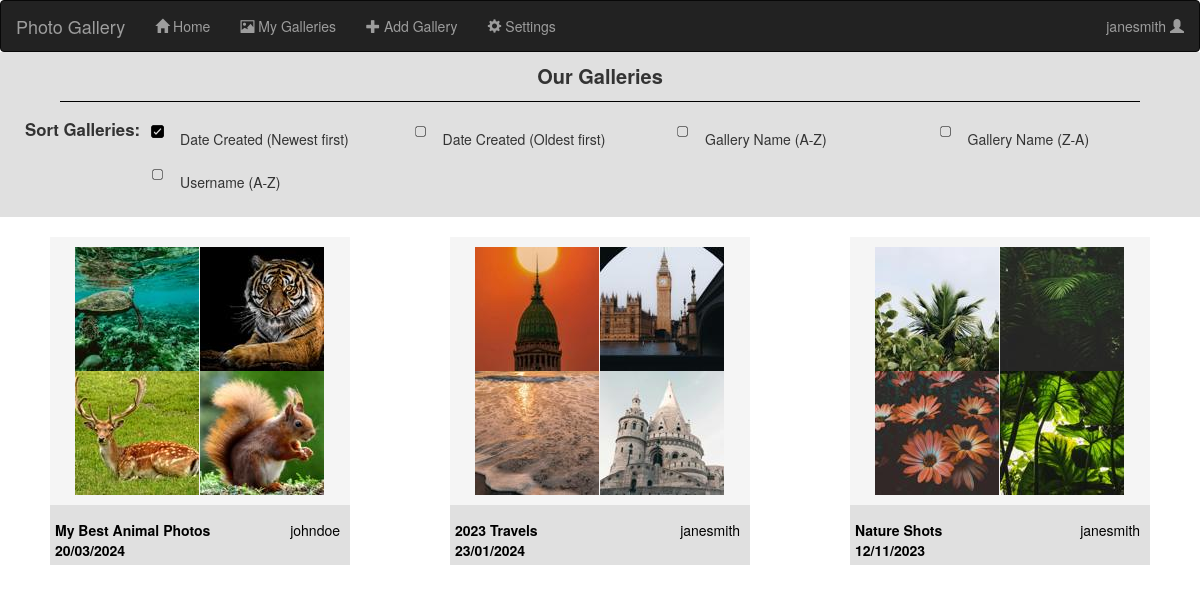
Page / (signed in) on the earlier database version.
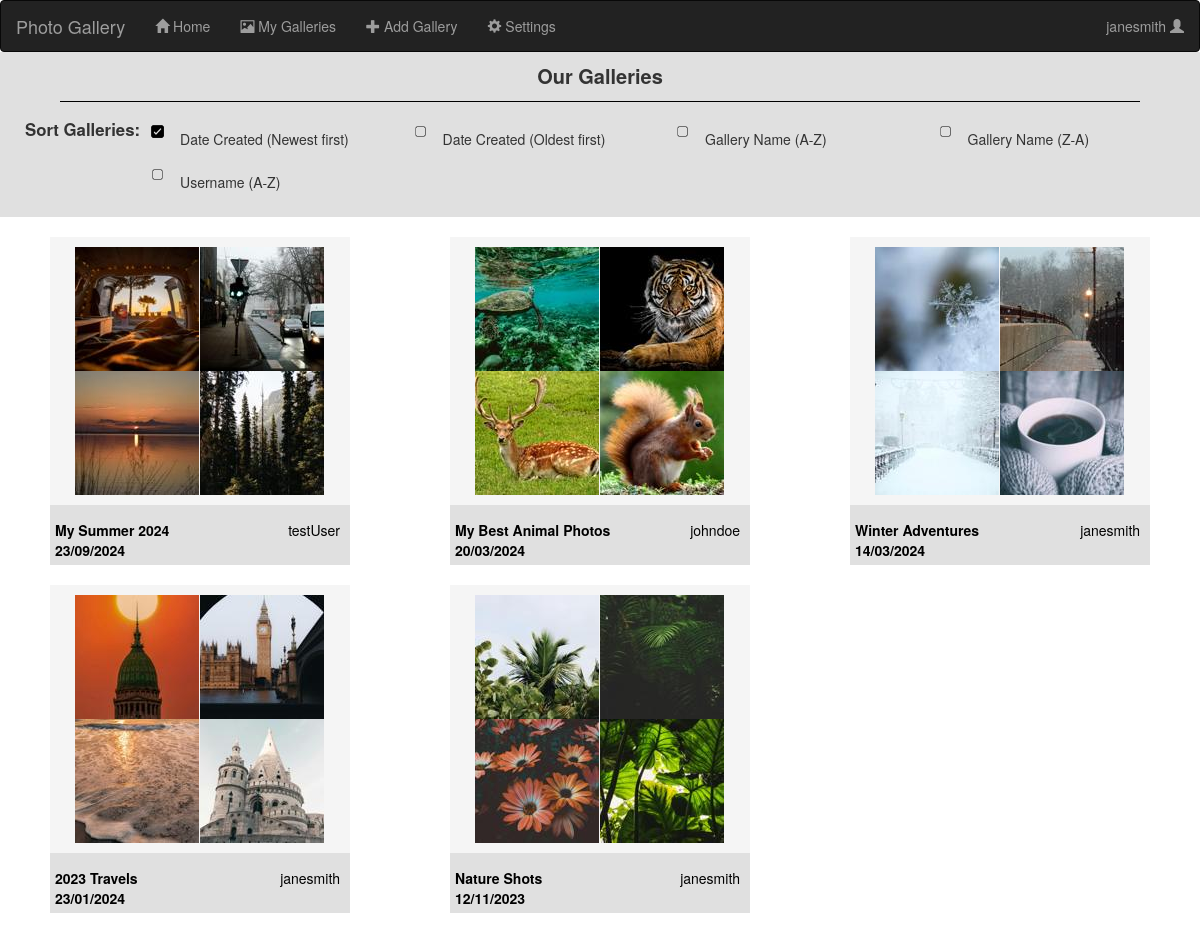
Same page on the later database version.
### components/databaseClasses.py (models this page shows, shortened)
class User(UserMixin, db.Model):
    __tablename__ = 'users'
    __bind_key__ = 'users'
    id = db.Column(db.Integer, primary_key = True)
    fname = db.Column(db.String(32))
    lname = db.Column(db.String(32))
    email = db.Column(db.String(300), unique = True)
    username = db.Column(db.String(24))
    passwordHash = db.Column(db.String(128))
    galleries = db.relationship('Gallery', backref='user')

class Photo(db.Model):
    __tablename__ = 'photos'
    __bind_key__ = 'photos'
    id = db.Column(db.Integer, primary_key=True)
    galleryId = db.Column(db.Integer, db.ForeignKey(Gallery.id))
    photoURL = db.Column(db.String(32))
    thumbnailURL = db.Column(db.String(32))

class Gallery(db.Model):
    __tablename__ = 'galleries'
    id = db.Column(db.Integer, primary_key=True)
    userId = db.Column(db.Integer, db.ForeignKey(User.id))
    numPhotos = db.Column(db.Integer)
    title = db.Column(db.String(40))
    dateCreated = db.Column(db.Date)
    dateLastEdited = db.Column(db.Date)
    description = db.Column(db.Text)
    photos = db.relationship('Photo', backref='gallery')

### app.py (the view)
@app.route("/")
def homePage():
    sortVar = request.args.get("sortGalls", "name")
    sortedGalls = galleries.copy()
    if sortVar == "DateNtoO":
        sortedGalls = dict(sorted(sortedGalls.items(), key=lambda item: item[1]['dateCreated'], reverse = True))
    elif sortVar == "DateOtoN":
        sortedGalls = dict(sorted(sortedGalls.items(), key=lambda item: item[1]['dateCreated']))
    elif sortVar == "AlphaAtoZ":
        sortedGalls = dict(sorted(sortedGalls.items(), key=lambda item: item[1]['title'].lower()))
    elif sortVar == "AlphaZtoA":
        sortedGalls = dict(sorted(sortedGalls.items(), key=lambda item: item[1]['title'].lower(), reverse = True))
    elif sortVar == "username":
        sortedGalls = dict(sorted(sortedGalls.items(), key=lambda item: users[item[1]['userId']]['username']))
    else:
        sortedGalls = dict(sorted(sortedGalls.items(), key=lambda item: item[1]['dateCreated'], reverse= True))
    return render_template('index.html', galleries = sortedGalls, photos = photos, users = users, loggedIn = isLoggedIn(), username = getCurrentUsername())

### app.py (called while the page is built)
@lm.user_loader
def loadUser(id):
    return User.query.get(int(id))

### components/utils.py (called while the page is built)
def getCurrentUsername():
    currentUserID = session.get("userId", None)
    currentUsername = None
    if currentUserID != None:
        currentUsername = loadUser(currentUserID).username
    return currentUsername

def isLoggedIn():
    if 'loggedIn' not in session:
        session['loggedIn'] = False
        session.modified = True
    return session['loggedIn']

### templates/index.html (shortened to what this page needs)
{% extends "base.html" %}
{% block content %}
    <div class = "pageTitle">
        Our Galleries
    </div>
    <div id = "sortbar">
        <div id = "sortbarTitle">
            Sort Galleries:
        </div>
        <form action="{{ url_for('homePage') }}" method = "GET" id = "sortbarForm">
            <div>
            <label for = "DateNtoO" class = "sortGallsLabel">Date Created (Newest first)</label>
            </div>
            <div><input type = "radio" id = "DateOtoN" name = "sortGalls" value = "DateOtoN" onchange="this.form.submit()"  {{ 'checked' if request.args.get('sortGalls') == 'DateOtoN' else '' }}>
            <label for = "DateOtoN" class = "sortGallsLabel">Date Created (Oldest first)</label>
            </div>
            <div>
            <label for = "AlphaAtoZ" class = "sortGallsLabel">Gallery Name (A-Z)</label>
            </div>
            <div>
            <label for = "AlphaZtoA" class = "sortGallsLabel">Gallery Name (Z-A)</label>
            </div>
            <div>
            <label for = "username" class = "sortGallsLabel">Username (A-Z)</label>
            </div>
        </form>
    </div>
    <div id = "galleries">
    {% for key in galleries %}
        {% set gallery = galleries[key] %}
        {% set numPhotos = gallery['numPhotos'] %}
        {% set photosList = gallery['photos'] %}
        <div class = "galleryTilePreview">
            <a href = "{{ url_for('viewGallery', galleryID = gallery['id'])}}">
                <div class = "photosPreview">
                    {% for i in range(4) %}
                        <div class = "thumbnailPhoto">
                            {% set photoURL = photos[photosList[(i%numPhotos)]]['thumbnailURL'] %}
                            <img src="{{photoURL}}">
                        </div>
                    {% endfor %}
                </div>
                <div class = "previewDetails">
                    <div class = "previewTitleDate">
                        {{gallery['title']}}
                        <br>
                        {{gallery['dateCreated'].strftime('%d/%m/%Y')}}
                    </div>
                    <div class = "previewUser">
                        {{users[gallery['userId']]['username']}}
                    </div>
                </div>
            </a>
        </div>
    {% endfor %}
    </div>
{% endblock %}

### templates/base.html (shortened to what this page needs)
{% extends "bootstrap/base.html" %}
{% block head %}
    <link rel = "stylesheet" href = "../static/style.css">
    <link rel="stylesheet" href="https://cdn.jsdelivr.net/npm/bootstrap@3.3.7/dist/css/bootstrap.min.css">
{% endblock %}
{% block body %}
<nav class="navbar navbar-inverse" id = "navbar">
    <div class="container-fluid">
        <div class="navbar-header">
            <a class="navbar-brand">Photo Gallery</a>
        </div>
        <ul class="nav navbar-nav">
            <li><a href="{{ url_for('homePage') }}"><span class="glyphicon glyphicon-home"></span> Home</a></li>
            <li><a href="{{ url_for('myGalleries') }}"><span class="glyphicon glyphicon-picture"></span> My Galleries</a></li>
            <li><a href="{{ url_for('addGallery') }}"><span class="glyphicon glyphicon-plus"></span> Add Gallery</a></li>
            <li><a href="{{ url_for('settings') }}"><span class="glyphicon glyphicon-cog"></span> Settings</a></li>
        </ul>
        <ul class="nav navbar-nav navbar-right">
            {% if loggedIn == False %}
                <li><a href="{{ url_for('register') }}"><span class="glyphicon glyphicon-user"></span> Sign Up</a></li>
                <li><a href="{{ url_for('login') }}"><span class="glyphicon glyphicon-log-in"></span> Login</a></li>
            {% elif loggedIn == True %}
                <li onmouseenter="showPopup()" onmouseleave="hidePopup()"><a href="#">{{username}} <span class="glyphicon glyphicon-user"></span></a></li>
            {% endif %}
        </ul>
    </div>
</nav>
    {% block content %}{% endblock %}
{% endblock %}

### static/style.css (style rules this page uses)
:root { --lightBackground: #F5F5F5; --darkBackground: #E0E0E0; }
#navbar { margin-bottom: 0; }
.pageTitle { margin: auto; font-size: 20px; background-color: var(--darkBackground); text-align: center; font-weight: bold; height: 50px; padding-top: 10px; }
#galleries { display:grid; grid-gap: 20px; grid-template-columns: repeat(auto-fit, 300px); justify-content: space-between; padding: 20px 50px; width: minmax(80%, calc(100%-250px)) }
.galleryTilePreview { background-color: var(--darkBackground); }
.photosPreview { display: grid; grid-template-rows: repeat(2, 1fr); grid-template-columns: repeat(2, 125px); place-content: center; margin: auto; margin-bottom: 10px; background-color: var(--lightBackground); padding: 10px; }
.previewTitleDate { float:left; font-weight: bold; padding: 5px; }
.previewUser { float: right; padding: 5px; padding-right: 10px; }
.previewDetails { color: black; margin-bottom: 50px; }
#sortbar { background-color: var(--darkBackground); padding: 10px; padding-left: 25px; }
#sortbarForm { display: grid; grid-template-columns:repeat(auto-fill, minmax(205px, 1fr)); align-items: center; grid-gap: 20px; padding: 10px; padding-bottom: 20px; }
#sortbarTitle { font-weight: bold; font-size: 1.2em; float: left; padding-top: 5px; }
.sortGallsLabel { font-weight: normal; }
#sortbarForm label { padding-bottom: 10px; }
#sortbar input[type="radio"] + label { background-image: url('unchecked.png'); height: 15px; display: inline-block; padding: 5px; padding-left: 30px; vertical-align: middle; background-size: contain; background-repeat: no-repeat; }
#sortbar input[type="radio"]:checked + label { background-image: url('checked.png'); vertical-align: middle; height: 15px; }

Differences in the rows shown:
added Photo: thumbnailURL (picture)
added Photo: thumbnailURL (picture)
added Photo: thumbnailURL (picture)
added Photo: thumbnailURL (picture)
added Gallery: title "My Summer 2024", dateCreated "23/09/2024"
now on this page (row unchanged): User: username "testUser"
added Photo: thumbnailURL (picture)
added Photo: thumbnailURL (picture)
added Photo: thumbnailURL (picture)
added Photo: thumbnailURL (picture)
added Gallery: title "Winter Adventures", dateCreated "14/03/2024"
Other differences:
new list line: "janesmith"
